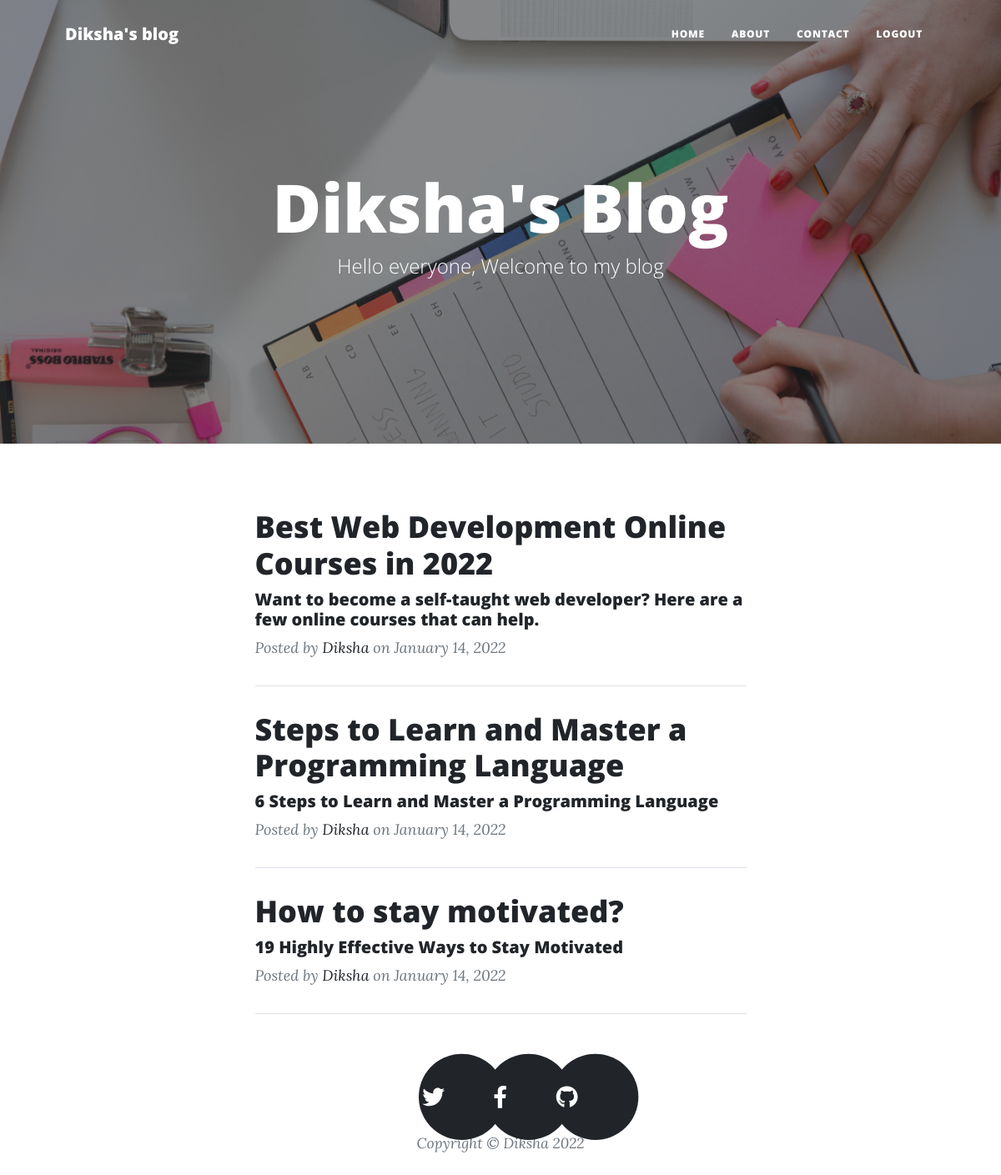
/ (signed in), run on the app's committed database.
### server.py (models this page shows)
class BlogPost(db.Model):
    __tablename__ = "blog_posts"
    id = db.Column(db.Integer, primary_key=True)
    author_id = db.Column(db.Integer, db.ForeignKey("users.id"))
    author = relationship("User", back_populates="posts")
    title = db.Column(db.String(250), unique=True, nullable=False)
    subtitle = db.Column(db.String(250), nullable=False)
    date = db.Column(db.String(250), nullable=False)
    body = db.Column(db.Text, nullable=False)
    img_url = db.Column(db.String(250), nullable=False)
    comments = relationship("Comment", back_populates="parent_post")

class User(UserMixin, db.Model):
    __tablename__ = "users"
    id = db.Column(db.Integer, primary_key=True)
    email = db.Column(db.String(100), unique=True)
    password = db.Column(db.String(100))
    name = db.Column(db.String(100))
    posts = relationship("BlogPost", back_populates="author")
    comments = relationship("Comment", back_populates="comment_author")

### server.py (the view)
@app.route('/')
def home():
    response = BlogPost.query.all()[::-1]
    img = "static/assets/img/home-bg.jpg"
    head = "Diksha's Blog"
    subhead = "Hello everyone, Welcome to my blog"
    if not current_user.is_authenticated or current_user.id != 1:
        is_admin = False
    else:
        is_admin = True
    return render_template("index.html", img=img, head=head, subhead=subhead, posts=response, logged_in=current_user.is_authenticated, is_admin=is_admin)

### server.py (called while the page is built)
@login_manager.user_loader
def load_user(user_id):
    return User.query.get(int(user_id))

### templates/index.html (shortened to what this page needs)
<!DOCTYPE html>
<html lang="en">
{% include 'header.html' %}
        <div class="container px-4 px-lg-5">
            <div class="row gx-4 gx-lg-5 justify-content-center">
                <div class="col-md-10 col-lg-8 col-xl-7">
                    {% for post in posts: %}
                    <div class="post-preview">
                        <a href={{url_for('post', id=post["id"])}}><h2 class="post-title">{{post["title"]}}</h2></a>
                            <h5 class="post-subtitle">{{post["subtitle"]}}</h5>
                        <p class="post-meta">
                            Posted by
                            <a href={{url_for('home')}}>{{post.author.name}}</a>
                            on {{post.date}}
                        </p>
                    </div>
                    <hr class="my-4" />
                    {% endfor %}
                </div>
            </div>
        </div>
{% include 'footer.html' %}

### data on the page
BlogPost: title "Best Web Development Online Courses in 2022", subtitle "Want to become a self-taught web developer? Here are a few online courses that can help.", author.name "Diksha", date "January 14, 2022"
BlogPost: title "Steps to Learn and Master a Programming Language", subtitle "6 Steps to Learn and Master a Programming Language", author.name "Diksha", date "January 14, 2022"
BlogPost: title "How to stay motivated?", subtitle "19 Highly Effective Ways to Stay Motivated", author.name "Diksha", date "January 14, 2022"

### other printed values
{{ head }} "Diksha's Blog"
{{ subhead }} "Hello everyone, Welcome to my blog"
